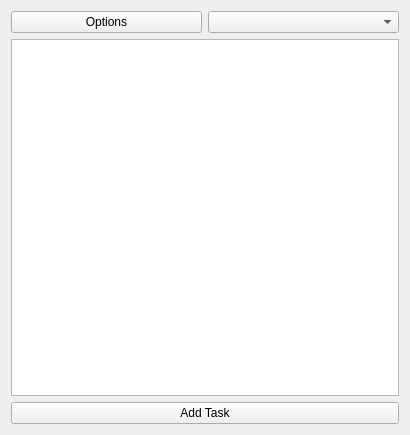
<?xml version="1.0" encoding="UTF-8"?>
<ui version="4.0">
 <class>mainScreen</class>
 <widget class="QWidget" name="mainScreen">
  <property name="geometry">
   <rect>
    <x>0</x>
    <y>0</y>
    <width>410</width>
    <height>435</height>
   </rect>
  </property>
  <property name="windowTitle">
   <string>mainScreen</string>
  </property>
  <property name="windowIcon">
   <iconset resource="icons.qrc">
    <normaloff>:/icons/main</normaloff>:/icons/main</iconset>
  </property>
  <layout class="QVBoxLayout" name="verticalLayout">
   <item>
    <layout class="QHBoxLayout" name="horizontalLayout">
     <item>
      <widget class="QPushButton" name="buttonOptions">
       <property name="text">
        <string>Options</string>
       </property>
      </widget>
     </item>
     <item>
      <widget class="QComboBox" name="comboTaskGroup"/>
     </item>
    </layout>
   </item>
   <item>
    <widget class="QListWidget" name="listTasks"/>
   </item>
   <item>
    <widget class="QPushButton" name="buttonAddTask">
     <property name="text">
      <string>Add Task</string>
     </property>
    </widget>
   </item>
  </layout>
 </widget>
 <layoutdefault spacing="6" margin="11"/>
 <resources>
  <include location="icons.qrc"/>
 </resources>
 <connections>
  <connection>
   <sender>buttonAddTask</sender>
   <signal>clicked()</signal>
   <receiver>mainScreen</receiver>
   <slot>addTask()</slot>
   <hints>
    <hint type="sourcelabel">
     <x>204</x>
     <y>412</y>
    </hint>
    <hint type="destinationlabel">
     <x>204</x>
     <y>217</y>
    </hint>
   </hints>
  </connection>
  <connection>
   <sender>buttonOptions</sender>
   <signal>clicked()</signal>
   <receiver>mainScreen</receiver>
   <slot>showOptions()</slot>
   <hints>
    <hint type="sourcelabel">
     <x>105</x>
     <y>23</y>
    </hint>
    <hint type="destinationlabel">
     <x>204</x>
     <y>217</y>
    </hint>
   </hints>
  </connection>
 </connections>
 <slots>
  <slot>showOptions()</slot>
  <slot>addTask()</slot>
 </slots>
</ui>
